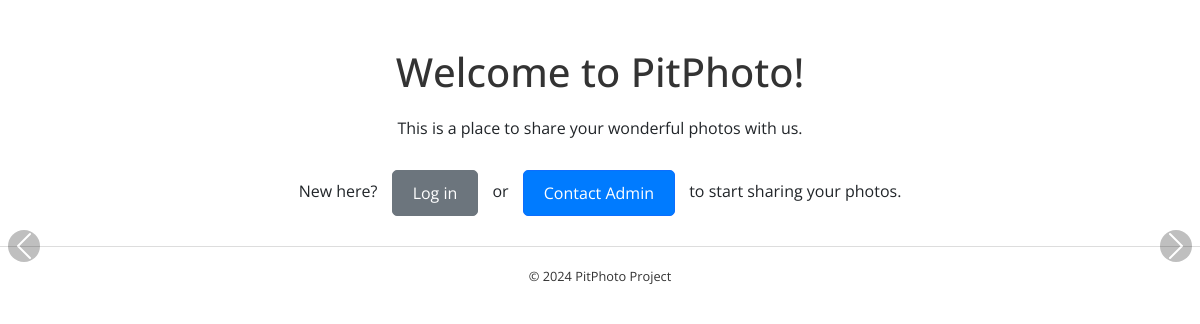
Before: / with the older database file.
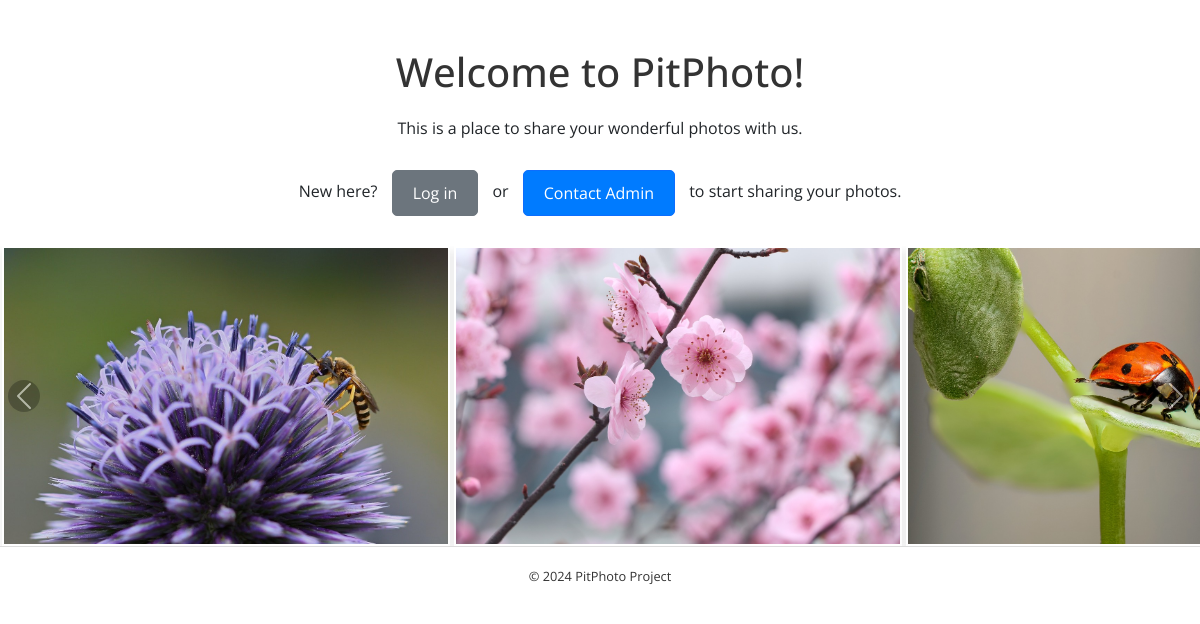
After: the same page with the newer database file.
### photos/models.py (models this page shows, shortened)
class Photo(models.Model):
    category = models.ForeignKey(
        Category, on_delete=models.SET_NULL, null=True, blank=True)
    image = models.ImageField(null=False, blank=False)
    description = models.TextField()
    user = models.ForeignKey(settings.AUTH_USER_MODEL, on_delete=models.CASCADE, null=True)
    name = models.CharField(max_length=255)
    width = models.PositiveIntegerField(null=True, blank=True)
    height = models.PositiveIntegerField(null=True, blank=True)
    size = models.FloatField(null=True, blank=True)  # In Megabytes
    format = models.CharField(max_length=10, null=True, blank=True)
    copyright = models.CharField(max_length=255, blank=True, null=True)
    source = models.URLField(max_length=1024, blank=True, null=True)
    created_at = models.DateTimeField(auto_now_add=True)
    created_by = models.ForeignKey(settings.AUTH_USER_MODEL, related_name='photos_created', on_delete=models.SET_NULL, null=True)
    updated_at = models.DateTimeField(auto_now=True)
    updated_by = models.ForeignKey(settings.AUTH_USER_MODEL, related_name='photos_updated', on_delete=models.SET_NULL, null=True)
    STATUS_CHOICES = [
        ('new', 'New'),
        ('approved', 'Approved'),
        ('optimized', 'Optimized'),
        ('locked', 'Locked'),
        ('standard', 'Standard'),
    ]
    status = models.CharField(max_length=10, choices=STATUS_CHOICES, default='new')

### photos/views.py (the view)
# urls.py: path('', home, name='home'),  # Home-Seite als die Standardseite
def home(request):
    try:
        pitphotos_category = Category.objects.get(name='PitPhotos')
        photos = Photo.objects.filter(category=pitphotos_category)
        if photos.exists():
            random_photos = random.sample(list(photos), k=min(9, len(photos)))
            grouped_photos = [random_photos[i:i + 3] for i in range(0, len(random_photos), 3)]
        else:
            grouped_photos = []
    except Category.DoesNotExist:
        grouped_photos = []
    context = {'grouped_photos': grouped_photos}
    return render(request, 'photos/home.html', context)

### photos/templates/photos/home.html (shortened to what this page needs)
<!DOCTYPE html>
<html lang="en">
<head>
    <link href="https://cdn.jsdelivr.net/npm/bootstrap@5.0.0-beta1/dist/css/bootstrap.min.css" rel="stylesheet">
    {% load static %}
</head>
<body>
    <div class="container mt-5">
        <h1 class="main-heading">Welcome to PitPhoto!</h1>
        <p class="main-content">This is a place to share your wonderful photos with us.</p>
        {% if user.is_authenticated %}
            <p class="auth-message">Welcome back, {{ user.username }}! Explore your amazing photos <a href="{% url 'gallery' %}" class="btn btn-custom btn-primary">here</a></p>
        {% else %}
            <p class="auth-message">New here? <a href="{% url 'login' %}" class="btn btn-custom btn-secondary">Log in</a> or <a href="mailto:pitphoto.supp@gmail.com" class="btn btn-custom btn-primary">Contact Admin</a> to start sharing your photos.</p>
        {% endif %}
    </div>
    <div id="galleryCarousel" class="carousel slide" data-bs-ride="carousel">
        <div class="carousel-inner">
            {% for photo_group in grouped_photos %}
            <div class="carousel-item {% if forloop.first %}active{% endif %}">
                <div class="d-flex justify-content-around">
                    {% for photo in photo_group %}
                    <img src="{{ photo.image.url }}" alt="{{ photo.name }}" class="img-fluid">
                    {% endfor %}
                </div>
            </div>
            {% endfor %}
        </div>
        <a class="carousel-control-prev" href="#galleryCarousel" role="button" data-bs-slide="prev">
            <span class="carousel-control-prev-icon" aria-hidden="true"></span>
        </a>
        <a class="carousel-control-next" href="#galleryCarousel" role="button" data-bs-slide="next">
            <span class="carousel-control-next-icon" aria-hidden="true"></span>
        </a>
    </div>
</body>
<footer>
    <div class="text-center">
        © 2024 PitPhoto Project
    </div>
</footer>
</html>

### photos/templates/photos/home.html (style rules this page uses)
body { font-family: 'Open Sans', sans-serif; }
.main-heading { color: #333; text-align: center; margin-bottom: 20px; }
.main-content, .auth-message { text-align: center; margin-bottom: 30px; }
.btn-custom { padding: 10px 20px; border-radius: 5px; color: #fff; margin: 0 10px; }
.btn-primary { background-color: #007bff; }
.btn-secondary { background-color: #6c757d; }
#galleryCarousel .carousel-inner { width: 100%; max-height: 500px; }
#galleryCarousel img { object-fit: cover; border: 2px solid #fff; box-shadow: 0 4px 8px rgba(0, 0, 0, 0.1); max-height: 300px; margin: 0 2px; }
#galleryCarousel .carousel-control-prev-icon, #galleryCarousel .carousel-control-next-icon { background-color: rgba(0,0,0,0.5); border-radius: 50%; }
#galleryCarousel .carousel-control-prev, #galleryCarousel .carousel-control-next { align-items: center; width: 4%; }
footer { background-color: transparent; color: #333; padding-top: 10px; border-top: 1px solid #ddd; }
footer .text-center { padding: 10px; font-size: 0.8em; }

Changed rows visible on the page:
added Photo: image (picture)
added Photo: image (picture)
added Photo: image (picture)
